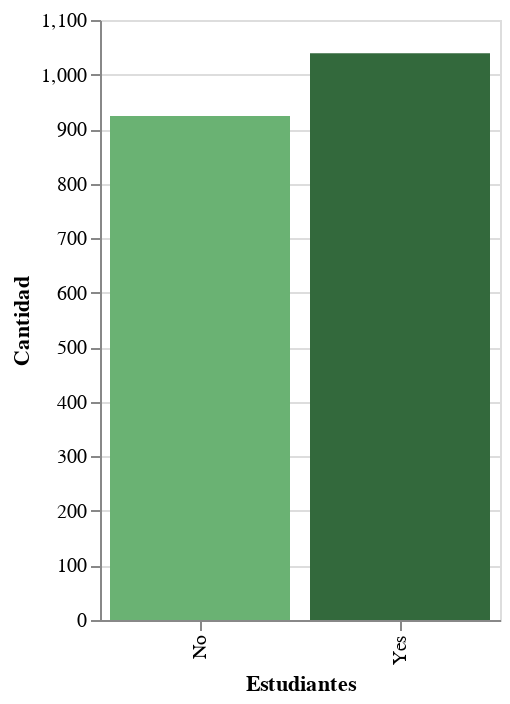

Notebook cell for this chart:
### Markdown cell above
La tendencia indica que hay una ligera mayoría de personas que son estudiantes de quienes no se consideran asi. ¿Esto se reflejará en el uso de plataformas  de aprendizaje?

### Code cell
alt.Chart(q5_df).mark_bar().encode(
    y= 'Cantidad',
    x= 'Estudiantes',
    color= alt.condition(
        alt.datum.Cantidad == 924,  
        alt.value('#6ab273'),     
        alt.value('#33693c')   
    )
).properties(width=200)

### Figure 1 — Vega-Lite specification as saved in the notebook (floating-point values rounded to 4 significant figures)
{"config": {"view": {"continuousWidth": 300, "continuousHeight": 300}}, "data": {"name": "data-8889467ec6e4fb7ecb97d834f6a11b39"}, "mark": {"type": "bar"}, "encoding": {"color": {"condition": {"test": "(datum.Cantidad === 924)", "value": "#6ab273"}, "value": "#33693c"}, "x": {"field": "Estudiantes", "type": "nominal"}, "y": {"field": "Cantidad", "type": "quantitative"}}, "width": 200, "$schema": "https://vega.github.io/schema/vega-lite/v5.8.0.json", "datasets": {"data-8889467ec6e4fb7ecb97d834f6a11b39": [{"Estudiantes": "Yes", "Cantidad": 1039}, {"Estudiantes": "No", "Cantidad": 924}]}}
